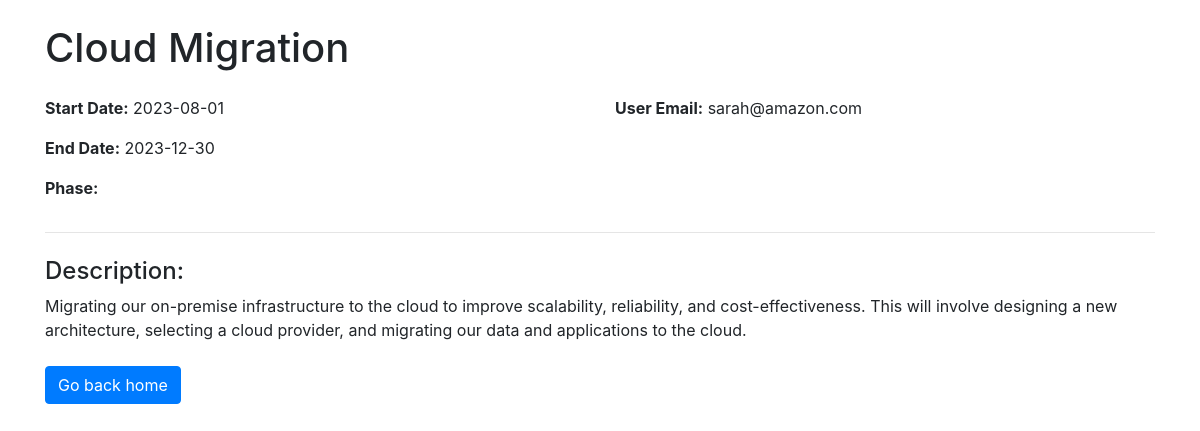
Screenshot of /project_details.php?pid=4 with the database file from the repository.
### tables this page shows
CREATE TABLE `projects` (
  `pid` int(10) UNSIGNED NOT NULL,
  `title` varchar(100) NOT NULL,
  `start_date` date DEFAULT NULL,
  `end_date` date DEFAULT NULL,
  `phase` enum('design','development','testing','deployment','complete') DEFAULT NULL,
  `description` varchar(500) DEFAULT NULL,
  `uid` int(10) UNSIGNED NOT NULL
);

CREATE TABLE `users` (
  `uid` int(10) UNSIGNED NOT NULL,
  `username` varchar(255) NOT NULL,
  `password` varchar(255) NOT NULL,
  `email` varchar(255) NOT NULL
);

### project_details.php (the view, shortened to what this page needs)
<?php
if (isset($_GET['pid'])) {
    $pid = $_GET['pid'];
} else {
    echo "Error: Project ID not specified.";
    exit;
}
require_once 'dbconnect.php';
try {
    $sql = "SELECT * FROM projects WHERE pid = :pid";
    $stmt = $db->prepare($sql);
    $stmt->bindParam(':pid', $pid);
    $stmt->execute();
    $project = $stmt->fetch(PDO::FETCH_ASSOC);
    $sql = "SELECT users.email FROM users JOIN projects ON users.uid = projects.uid WHERE projects.pid = :pid";
    $stmt = $db->prepare($sql);
    $stmt->bindParam(':pid', $pid);
    $stmt->execute();
    $email = $stmt->fetchColumn();
} catch (PDOException $e) {
    echo "Connection failed: " . $e->getMessage();
    exit;
}
?>
<!DOCTYPE html>
<html>
<head>
    <link rel="stylesheet" href="https://maxcdn.bootstrapcdn.com/bootstrap/4.5.2/css/bootstrap.min.css">
</head>
<body>
    <div class="container">
        <h1 class="my-4"><?php echo $project['title']; ?></h1>
        <div class="row">
            <div class="col-md-6">
                <p><strong>Start Date:</strong> <?php echo $project['start_date']; ?></p>
                <p><strong>End Date:</strong> <?php echo $project['end_date']; ?></p>
                <p><strong>Phase:</strong> <?php echo $project['phase']; ?></p>
            </div>
            <div class="col-md-6">
                <p><strong>User Email:</strong> <?php echo $email; ?></p>
            </div>
        </div>
        <hr>
        <div class="my-4">
            <h4>Description:</h4>
            <p><?php echo $project['description']; ?></p>
        </div>
        <a href="index.php" class="btn btn-primary">Go back home</a>
    </div>
</body>
</html>

### rows the page displays
projects: title "Cloud Migration", start_date "2023-08-01", end_date "2023-12-30", description "Migrating our on-premise infrastructure to the cloud to improve scalability, reliability, and cost-effectiveness. This will involve designing a new architecture, selecting a cloud provider, and migrating our data and applications to the cloud."
users: email "sarah@amazon.com"
